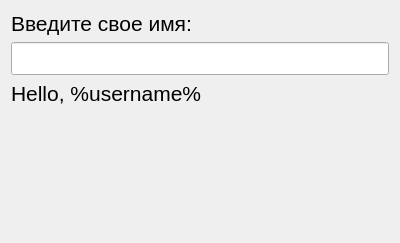
<?xml version="1.0" encoding="UTF-8"?>
<ui version="4.0">
 <class>HelloUserForm</class>
 <widget class="QWidget" name="HelloUserForm">
  <property name="geometry">
   <rect>
    <x>0</x>
    <y>0</y>
    <width>400</width>
    <height>243</height>
   </rect>
  </property>
  <property name="windowTitle">
   <string>Form</string>
  </property>
  <layout class="QVBoxLayout" name="verticalLayout">
   <item>
    <widget class="QLabel" name="label_4">
     <property name="sizePolicy">
      <sizepolicy hsizetype="Maximum" vsizetype="Maximum">
       <horstretch>0</horstretch>
       <verstretch>0</verstretch>
      </sizepolicy>
     </property>
     <property name="font">
      <font>
       <family>Arial</family>
       <pointsize>16</pointsize>
      </font>
     </property>
     <property name="text">
      <string>Введите свое имя:</string>
     </property>
    </widget>
   </item>
   <item>
    <widget class="QLineEdit" name="name_lineEdit">
     <property name="font">
      <font>
       <family>Arial</family>
       <pointsize>16</pointsize>
      </font>
     </property>
    </widget>
   </item>
   <item>
    <widget class="QLabel" name="helloUser_label">
     <property name="sizePolicy">
      <sizepolicy hsizetype="Maximum" vsizetype="Maximum">
       <horstretch>0</horstretch>
       <verstretch>0</verstretch>
      </sizepolicy>
     </property>
     <property name="font">
      <font>
       <family>Arial</family>
       <pointsize>16</pointsize>
      </font>
     </property>
     <property name="text">
      <string>Hello, %username%</string>
     </property>
    </widget>
   </item>
   <item>
    <spacer name="verticalSpacer">
     <property name="orientation">
      <enum>Qt::Vertical</enum>
     </property>
     <property name="sizeHint" stdset="0">
      <size>
       <width>20</width>
       <height>40</height>
      </size>
     </property>
    </spacer>
   </item>
  </layout>
 </widget>
 <resources/>
 <connections/>
</ui>
